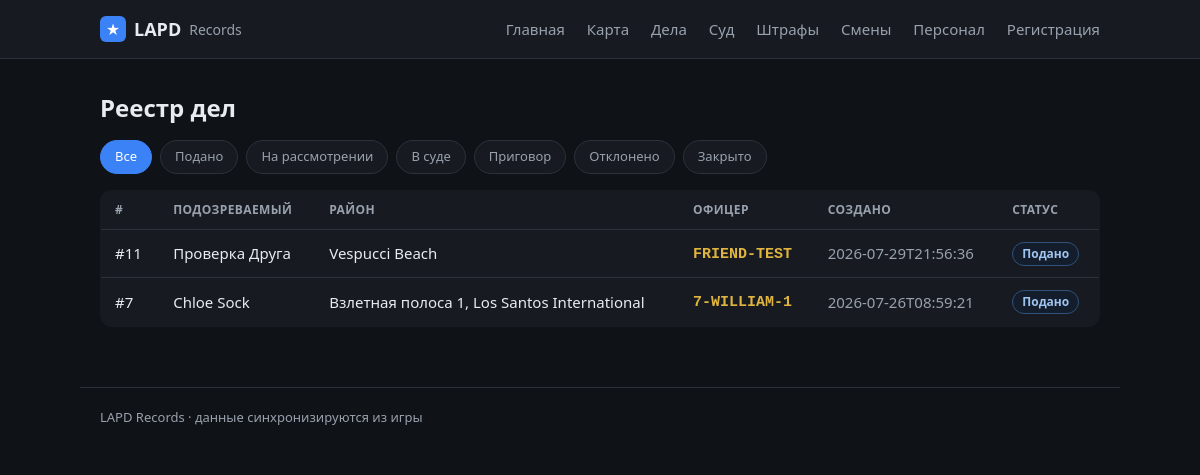
The app's page /cases, older data.
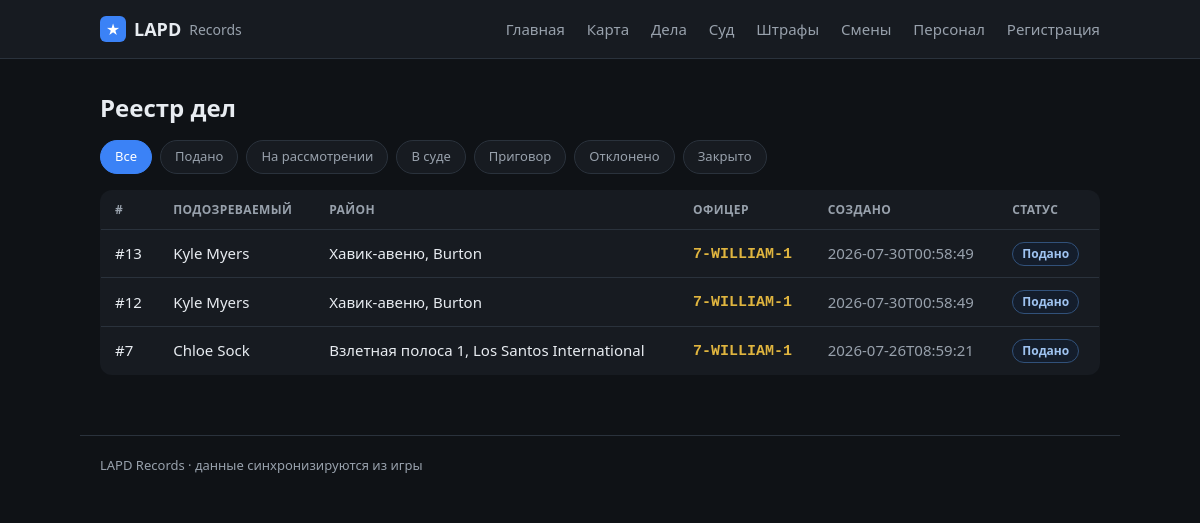
The same page, newer data.
### tables this page shows
CREATE TABLE cases (
                id INTEGER PRIMARY KEY AUTOINCREMENT,
                officer_id INTEGER NOT NULL,
                suspect_name TEXT,
                wanted INTEGER DEFAULT 0,
                license_state TEXT,
                citations INTEGER DEFAULT 0,
                zone TEXT,
                postal TEXT,
                game_time TEXT,
                created_at TEXT NOT NULL,
                screenshot TEXT,
                status TEXT NOT NULL DEFAULT 'submitted',
                discord_sent INTEGER DEFAULT 0,
                vehicle_model TEXT, vehicle_plate TEXT, vehicle_color TEXT,
                charges TEXT, found_items TEXT, reason TEXT, notes TEXT,
                mugshot TEXT, fine INTEGER, bail INTEGER, jail_time TEXT,
                is_test INTEGER DEFAULT 0, external_id TEXT,
                FOREIGN KEY (officer_id) REFERENCES officers(id)
            );

CREATE TABLE officers (
                id INTEGER PRIMARY KEY AUTOINCREMENT,
                callsign TEXT UNIQUE NOT NULL,
                name TEXT
            , current_status TEXT, status_since TEXT, rank TEXT, department TEXT, discord TEXT, is_admin INTEGER);

### app/main.py (the view)
@app.route("/cases")
def cases():
    status = request.args.get("status") or None
    return render_template("cases.html", cases=db.list_cases(200, status=status),
                           statuses=db.STATUSES, active_status=status)

### app/db.py (called while the page is built)
def fmt_dt(iso):
    try:
        dt = datetime.datetime.fromisoformat(iso)
        return dt.strftime("%d.%m.%Y %H:%M")
    except Exception:
        return iso or "—"

@contextmanager
def get_conn():
    conn = sqlite3.connect(config.DB_PATH)
    conn.row_factory = sqlite3.Row
    try:
        yield conn
        conn.commit()
    finally:
        conn.close()

def _jsonlist(val):
    if not val:
        return []
    try:
        return json.loads(val)
    except Exception:
        return [x.strip() for x in str(val).split(",") if x.strip()]

def _parse_charge(s):
    import re as _re
    m = _re.match(r"^\s*(\S+)\s·\s(.+?)(?:\s\(([^)]+)\))?\s*$", s or "")
    if m:
        return {"code": m.group(1), "desc": m.group(2), "cls": m.group(3) or ""}
    return {"code": "", "desc": s or "", "cls": ""}

def _fix_rooms(s):
    return re.sub(r"(\d)([А-Я])", lambda m: m.group(1) + _CYR2LAT.get(m.group(2), m.group(2)), s)

def localize(text):
    if not text or not isinstance(text, str):
        return text
    out = text
    for en, ru in _PHRASES:
        out = out.replace(en, ru)
    return _fix_rooms(out)

### app/templates/cases.html (shortened to what this page needs)
{% extends "base.html" %}
{% block content %}
<h1>Реестр дел</h1>
<div class="filters">
  <a href="{{ url_for('cases') }}" class="chip {{ 'on' if not active_status }}">Все</a>
  {% for s in statuses %}
    <a href="{{ url_for('cases', status=s) }}" class="chip {{ 'on' if active_status==s }}">{{ STATUS_RU[s] }}</a>
  {% endfor %}
</div>
{% if cases %}
<table class="tbl">
  <thead><tr><th>#</th><th>Подозреваемый</th><th>Район</th><th>Офицер</th><th>Создано</th><th>Статус</th></tr></thead>
  <tbody>
  {% for c in cases %}
    <tr onclick="location='{{ url_for('case_view', cid=c.id) }}'">
      <td>#{{ c.id }}</td>
      <td>{{ c.suspect_name }}
        {% if c.wanted %}<span class="tag wanted">розыск</span>{% endif %}</td>
      <td>{{ c.zone or '—' }}</td>
      <td><span class="cs">{{ c.callsign }}</span></td>
      <td class="muted">{{ c.created_at }}</td>
      <td><span class="tag st-{{ c.status }}">{{ c.status_ru }}</span></td>
    </tr>
  {% endfor %}
  </tbody>
</table>
{% else %}
  <p class="empty">Нет дел по этому фильтру.</p>
{% endif %}
{% endblock %}

Row changes from the older to the newer data that the page shows:
removed cases: id "11", suspect_name "Проверка Друга", zone "Vespucci Beach", callsign "FRIEND-TEST", created_at "2026-07-29T21:56:36", status_ru "Подано"
added cases: id "13", suspect_name "Kyle Myers", zone "Хавик-авеню, Burton", callsign "7-WILLIAM-1", created_at "2026-07-30T00:58:49", status_ru "Подано"
added cases: id "12", suspect_name "Kyle Myers", zone "Хавик-авеню, Burton", callsign "7-WILLIAM-1", created_at "2026-07-30T00:58:49", status_ru "Подано"
